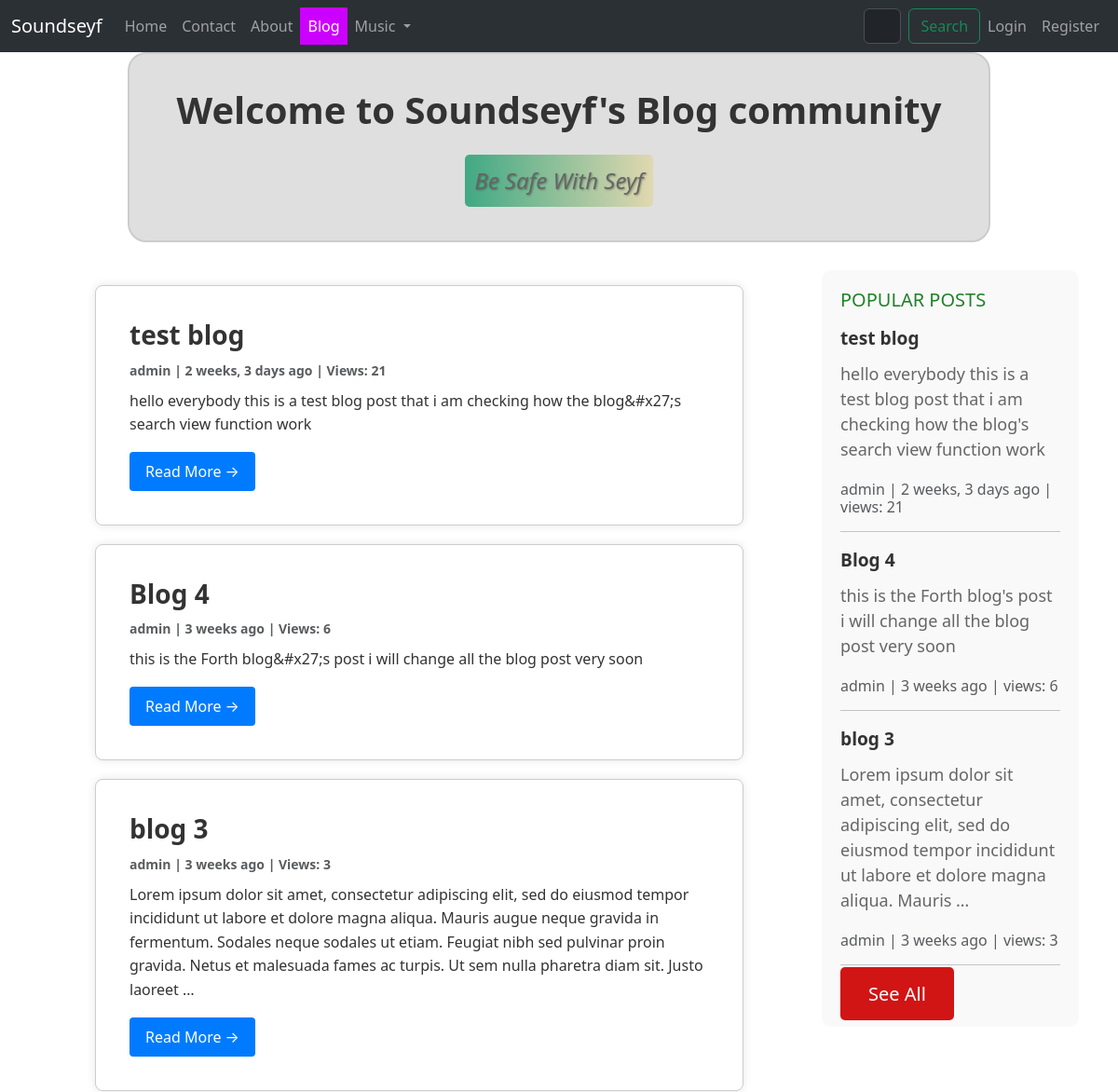
The page /blog/ (upper part) on the database as committed earlier.
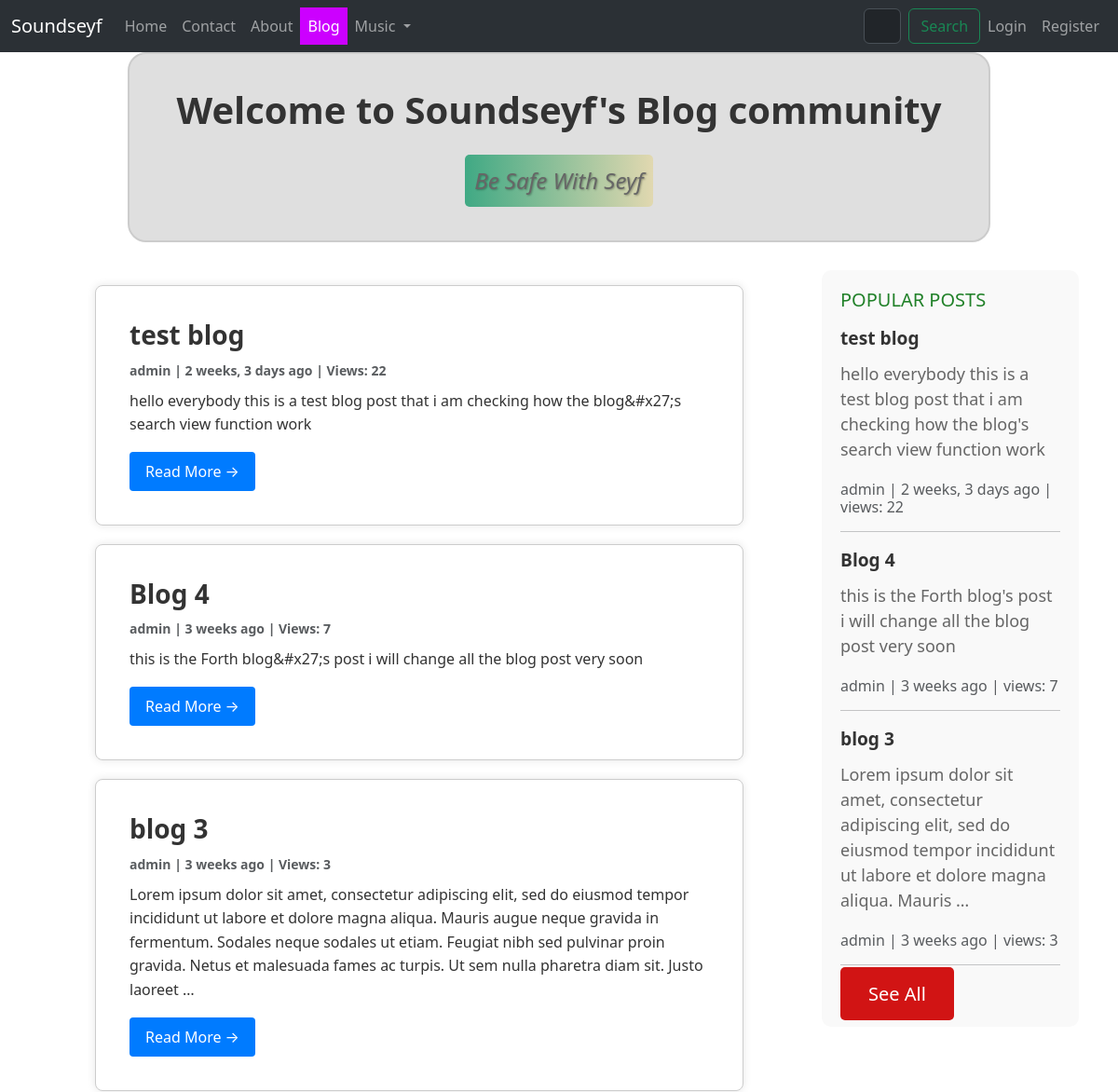
The same page on the database as committed later.
### blog/models.py (models this page shows, shortened)
class Post(models.Model):
    title = models.CharField(max_length=255,unique=True)
    slug = models.SlugField(max_length=255,unique=True)
    author = models.ForeignKey(User,on_delete=models.CASCADE,null=True)
    content = models.TextField(null=True,blank=True)
    created_on = models.DateTimeField(auto_now_add=True)
    updated_on = models.DateTimeField(auto_now=True)
    published_on = models.DateTimeField(null=True)
    status = models.CharField(max_length=255,choices=STATUS_CHOICES)
    counted_views = models.IntegerField(default=0)
    login_required = models.BooleanField(default=False)
    class Meta:
        ordering = ['-created_on']

### blog/views.py (the view)
# urls.py: path('',views.PostList.as_view(),name="blog-home"),
class PostList(generic.ListView):
    now = timezone.now()
    queryset = Post.objects.filter(status='p' , published_on__lte=now).order_by('-created_on')
    context_object_name = 'post_list'
    paginate_by = 3
    template_name = "blog/blog-home.html"

### blog/templatetags/blog-tags.py (called while the page is built)
@register.inclusion_tag('blog/sidebar.html')
def popularpost():
    popularposts = Post.objects.all().order_by('-counted_views')[:3]
    return  {"popularposts":popularposts}

### templates/blog/blog-home.html (shortened to what the changed rows need)
{% load humanize %}
{% load blog-tags %}
<!DOCTYPE html>
<html lang="en">
<head>
    <link href="https://cdn.jsdelivr.net/npm/bootstrap@5.3.3/dist/css/bootstrap.min.css" rel="stylesheet"
>
<body data-bs-theme="light">
    <div class="container post-container">
        <div class="row">
            <div class="col-md-8 mt-3">
                {% for post in post_list %}
                <div class="card post-card">
                    <div class="card-body">
                        <h2 class="card-title post-title">{{ post.title }}</h2>
                        <p class="card-text text-muted post-meta" style="font-weight: bold;">{{ post.author }} | {{ post.created_on|naturaltime }}
                            | Views: {{ post.counted_views }}</p>
                        <p class="card-text post-content">{{ post.content|truncatewords_html:50 }}</p>
                        <a href="{% url 'blog:blog-single' post.slug %}" class="btn read-more-btn">Read More &rarr;</a>
                    </div>
                </div>
                {% endfor %}
            </div>
        {% popularpost %}
        </div>
    </div>
</body>
</html>

### templates/blog/sidebar.html (shortened to what this page needs)
{% load static %}
{% load humanize %}
<!DOCTYPE html>
<html lang="en">
<head>
</head>
<body>
    <div class="sidebar">
        <div class="sidebar-widget">
            <h4>POPULAR POSTS</h4>
            <ul class="popular-posts-list">
                {% for post in popularposts %}
                <li style="font-weight: bolder;"><a href="{% url 'blog:blog-single' post.slug %}">{{ post.title }}</a>
                </li>
                <div class="blog-snippet">{{ post.content|truncatewords:20 }}</div>
                <p class="card-text text-muted h6">{{ post.author }} | {{post.created_on|naturaltime }} | views:
                    {{post.counted_views}}</p>
                <hr>
                {% endfor %}
            </ul>
            <a href="{% url 'blog:blog-home' %}" class="see-all-button">See All</a>
        </div>
    </div>
</body>
</html>

Rows that differ between the two databases and show on the page:
changed Post "test blog": counted_views "21" → "22"
changed Post "Blog 4": counted_views "6" → "7"
